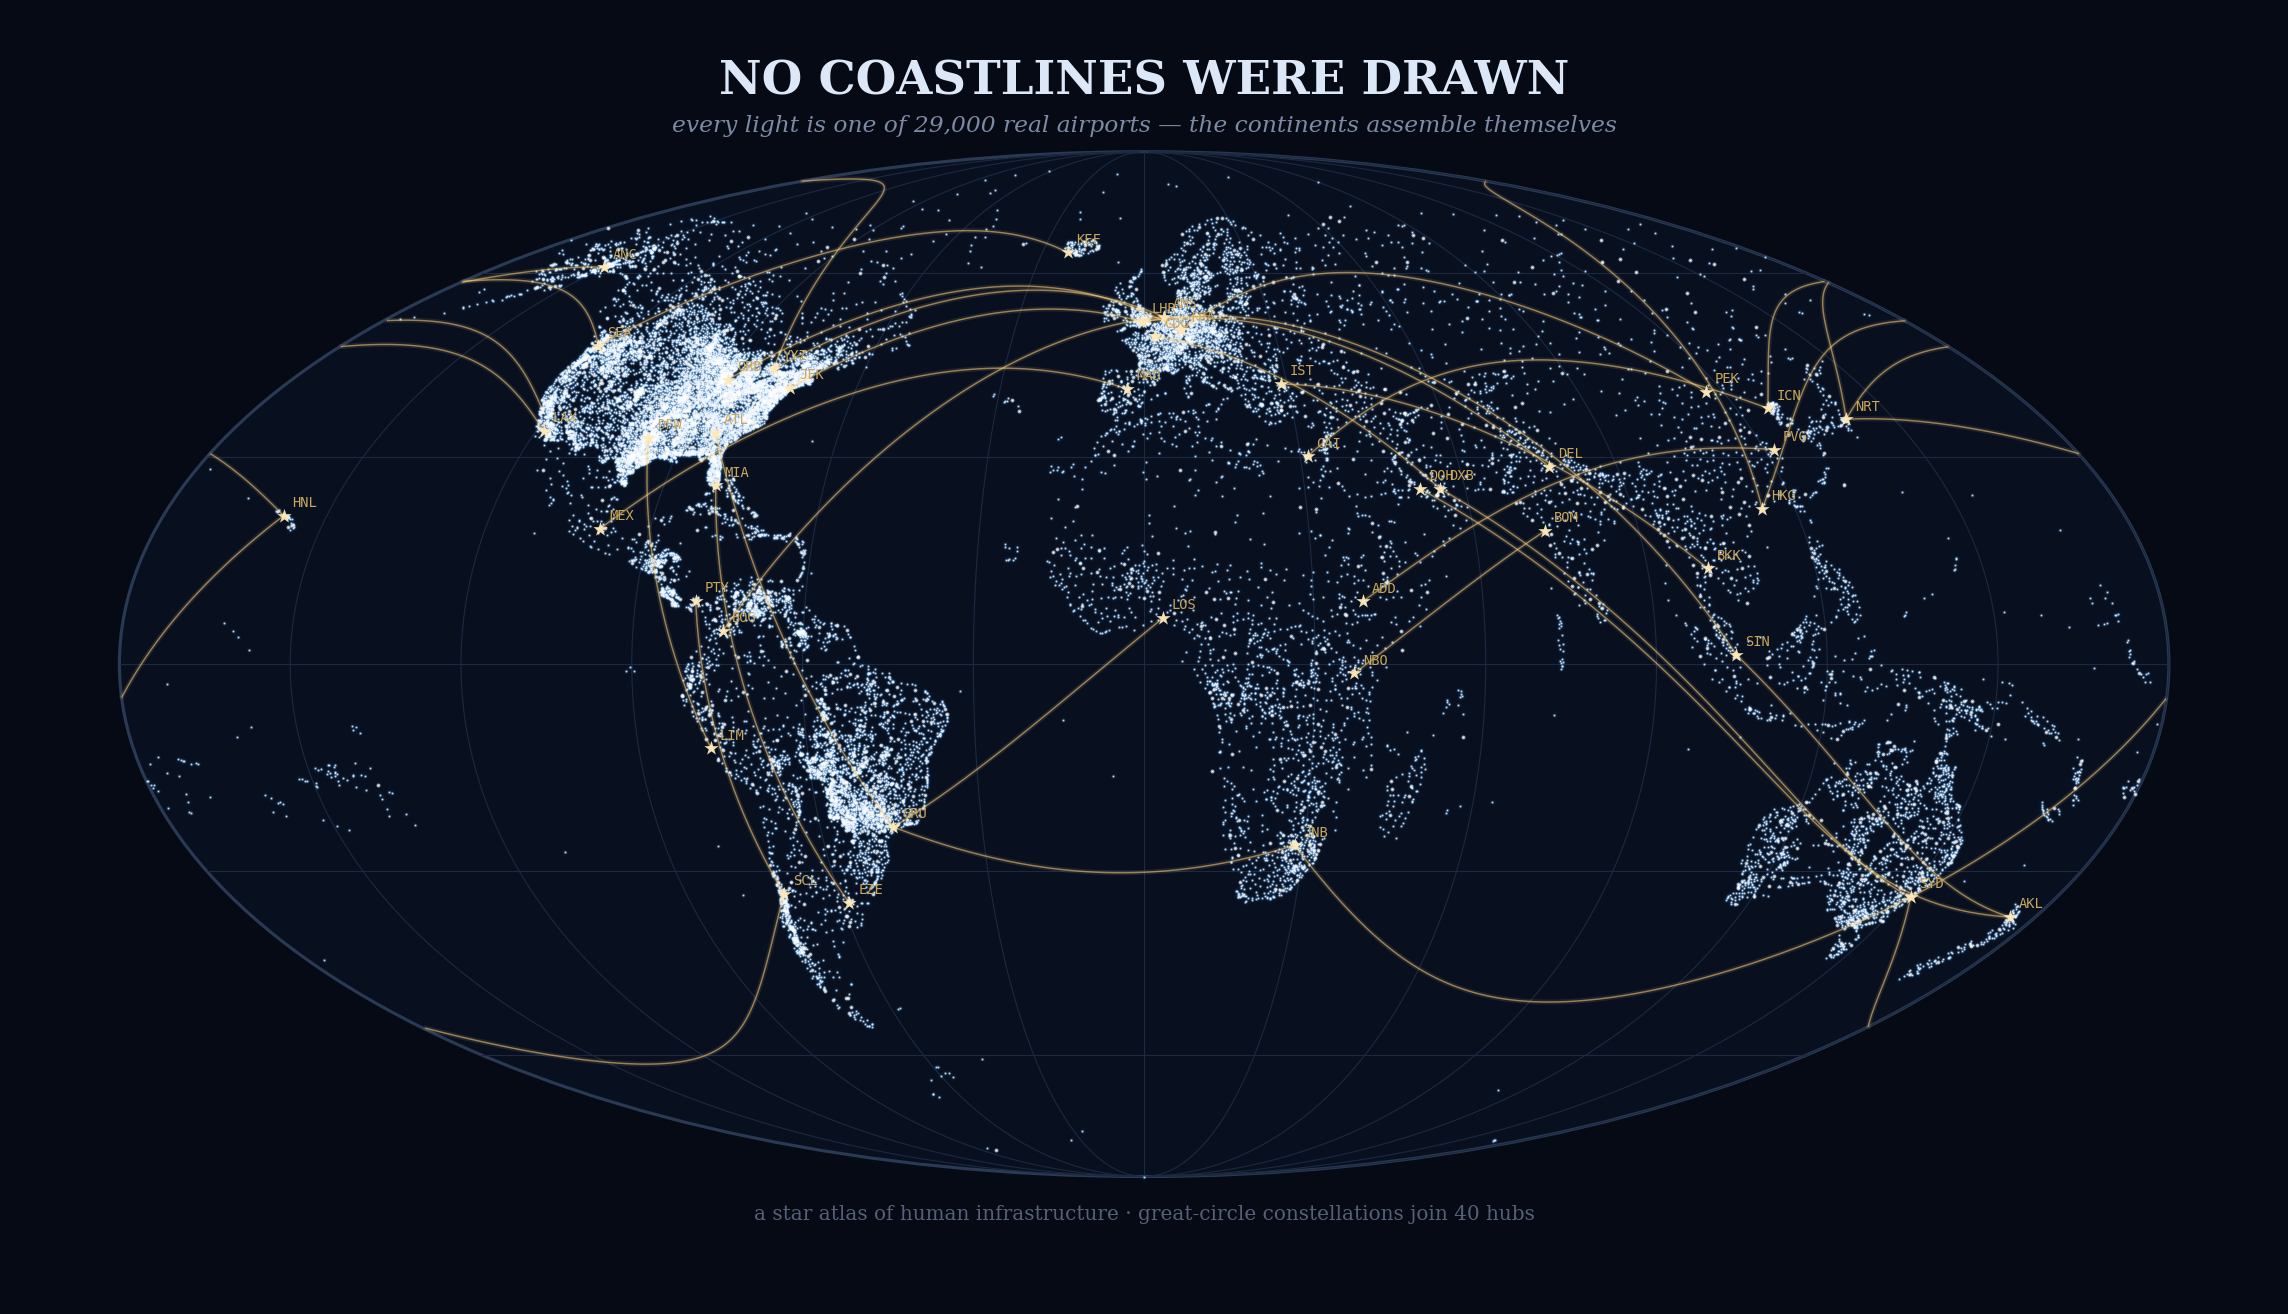

Source code (Python):
"""NO COASTLINES WERE DRAWN — geography as an emergent property.

This map contains no country borders, no coastline file, no land polygon.
Every point of light is one of ~29,000 real airports (the `airportsdata`
package). The continents assemble themselves out of pure human
infrastructure, like a long-exposure photo of civilization.

Great-circle "constellations" connect 40 major hubs, drawn the way a
star atlas joins its figures. Mollweide projection implemented by hand.
"""

import numpy as np
import airportsdata
from matplotlib import pyplot as plt
from matplotlib.patches import Ellipse

rng = np.random.default_rng(7)

# ------------------------------------------------------------- projection
def mollweide(lon_deg, lat_deg):
    lon = np.radians(np.asarray(lon_deg, dtype=float))
    lat = np.radians(np.asarray(lat_deg, dtype=float))
    theta = lat.copy()
    for _ in range(40):  # Newton iteration: 2t + sin 2t = pi sin(lat)
        f = 2 * theta + np.sin(2 * theta) - np.pi * np.sin(lat)
        theta -= f / np.maximum(2 + 2 * np.cos(2 * theta), 1e-9)
    x = (2 * np.sqrt(2) / np.pi) * lon * np.cos(theta)
    y = np.sqrt(2) * np.sin(theta)
    return x, y

# ------------------------------------------------------------- the stars
airports = airportsdata.load()  # ICAO-keyed dict
lats = np.array([a["lat"] for a in airports.values()])
lons = np.array([a["lon"] for a in airports.values()])
X, Y = mollweide(lons, lats)
print(f"{len(lats)} airports loaded")

iata = {a["iata"]: (a["lon"], a["lat"]) for a in airports.values() if a["iata"]}

HUBS = ["ATL", "LAX", "ORD", "DFW", "JFK", "SEA", "MIA", "YYZ", "MEX", "PTY",
        "GRU", "EZE", "SCL", "BOG", "LIM", "LHR", "CDG", "FRA", "AMS", "MAD",
        "IST", "DXB", "DOH", "JNB", "LOS", "ADD", "CAI", "NBO", "DEL", "BOM",
        "SIN", "BKK", "HKG", "PVG", "PEK", "NRT", "ICN", "SYD", "AKL", "ANC",
        "HNL", "KEF"]
ROUTES = [("JFK", "LHR"), ("LAX", "NRT"), ("SEA", "ICN"), ("SFO", "HKG"),
          ("ANC", "NRT"), ("ATL", "GRU"), ("MIA", "EZE"), ("MEX", "MAD"),
          ("GRU", "JNB"), ("SCL", "SYD"), ("LHR", "SIN"), ("CDG", "DXB"),
          ("FRA", "PEK"), ("IST", "BKK"), ("DXB", "SYD"), ("DOH", "AKL"),
          ("JNB", "SYD"), ("LOS", "GRU"), ("ADD", "PVG"), ("DEL", "LHR"),
          ("BOM", "NBO"), ("SIN", "AKL"), ("HKG", "YYZ"), ("NRT", "HNL"),
          ("HNL", "SYD"), ("KEF", "SEA"), ("AMS", "BOG"), ("CAI", "ICN"),
          ("ORD", "FRA"), ("DFW", "LIM"), ("PTY", "SCL"), ("YYZ", "AMS")]

def great_circle(a, b, k=160):
    """Slerp on the unit sphere between two (lon, lat) points."""
    def vec(lon, lat):
        lon, lat = np.radians(lon), np.radians(lat)
        return np.array([np.cos(lat) * np.cos(lon),
                         np.cos(lat) * np.sin(lon), np.sin(lat)])
    p, q = vec(*a), vec(*b)
    omega = np.arccos(np.clip(p @ q, -1, 1))
    t = np.linspace(0, 1, k)[:, None]
    v = (np.sin((1 - t) * omega) * p + np.sin(t * omega) * q) / np.sin(omega)
    lon = np.degrees(np.arctan2(v[:, 1], v[:, 0]))
    lat = np.degrees(np.arcsin(np.clip(v[:, 2], -1, 1)))
    return lon, lat

# ------------------------------------------------------------- the canvas
BG = "#060a14"
fig, ax = plt.subplots(figsize=(19, 10.2), dpi=160)
fig.patch.set_facecolor(BG)
ax.set_facecolor(BG)
ax.set_aspect("equal")
ax.axis("off")

W, H = 2 * np.sqrt(2), np.sqrt(2)
ax.add_patch(Ellipse((0, 0), 2 * W, 2 * H, facecolor="#081020",
                     edgecolor="#2a3a55", lw=1.4, zorder=0))

# graticule, faint, like an astrolabe
for glat in range(-60, 90, 30):
    lon_line = np.linspace(-179.9, 179.9, 240)
    gx, gy = mollweide(lon_line, np.full_like(lon_line, glat))
    ax.plot(gx, gy, color="#1c2940", lw=0.5, zorder=1)
for glon in range(-150, 181, 30):
    lat_line = np.linspace(-89.9, 89.9, 240)
    gx, gy = mollweide(np.full_like(lat_line, glon), lat_line)
    ax.plot(gx, gy, color="#1c2940", lw=0.5, zorder=1)

# every airport is a star: three passes = halo, glow, core
ax.scatter(X, Y, s=8.0, c="#1d4a78", alpha=0.10, lw=0, zorder=2)
ax.scatter(X, Y, s=2.2, c="#7fb4e8", alpha=0.35, lw=0, zorder=3)
ax.scatter(X, Y, s=0.55, c="#eaf4ff", alpha=0.85, lw=0, zorder=4)

# a few thousand airports twinkle brighter, like magnitude variation
bright = rng.choice(len(X), size=2600, replace=False)
ax.scatter(X[bright], Y[bright], s=3.2, c="#ffffff", alpha=0.55, lw=0, zorder=4)

# hub constellation lines
for a_code, b_code in ROUTES:
    if a_code not in iata or b_code not in iata:
        continue
    glon, glat = great_circle(iata[a_code], iata[b_code])
    gx, gy = mollweide(glon, glat)
    brk = np.where(np.abs(np.diff(gx)) > 0.5)[0] + 1   # split at the seam
    for seg_x, seg_y in zip(np.split(gx, brk), np.split(gy, brk)):
        ax.plot(seg_x, seg_y, color="#ffd27d", lw=2.2, alpha=0.10, zorder=5)
        ax.plot(seg_x, seg_y, color="#ffd27d", lw=0.65, alpha=0.55, zorder=5)

# hub stars + names, star-atlas style
for code in HUBS:
    if code not in iata:
        continue
    hx, hy = mollweide(*iata[code])
    ax.scatter([hx], [hy], s=46, c="#ffe9b8", alpha=0.95, lw=0, zorder=6,
               marker="*")
    ax.annotate(code, (hx, hy), xytext=(4, 4), textcoords="offset points",
                color="#caa75c", fontsize=6.2, family="DejaVu Sans Mono",
                zorder=7)

ax.text(0, H + 0.16, "NO COASTLINES WERE DRAWN",
        ha="center", color="#dce8f8", fontsize=21, family="DejaVu Serif",
        weight="bold")
ax.text(0, H + 0.055, "every light is one of 29,000 real airports — "
        "the continents assemble themselves",
        ha="center", color="#7c8aa5", fontsize=10.5, family="DejaVu Serif",
        style="italic")
ax.text(0, -H - 0.12, "a star atlas of human infrastructure · "
        "great-circle constellations join 40 hubs",
        ha="center", color="#566179", fontsize=9, family="DejaVu Serif")

ax.set_xlim(-W - 0.25, W + 0.25)
ax.set_ylim(-H - 0.30, H + 0.34)

fig.savefig("map-art/02_no_coastlines.png", facecolor=BG, bbox_inches="tight",
            pad_inches=0.18)
print("wrote map-art/02_no_coastlines.png")
